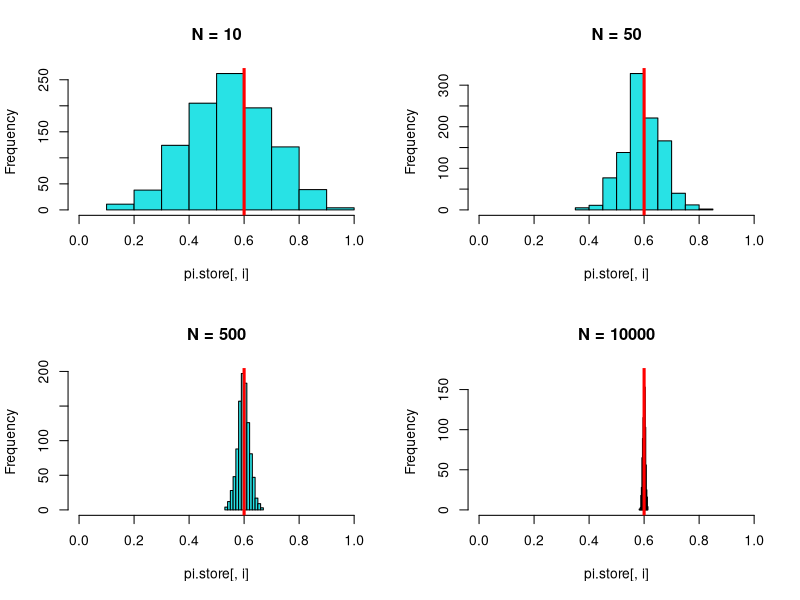

This figure's R source:
M <- 1000                  # number of Monte Carlo simulations
pi.store <- matrix(NA,M,4) # storage matrix for the MLEs
true.pi <- 0.6      # true value of pi that generates Y ~ Bernoulli(true.pi)


N.vec <- c(10, 50, 500, 10000)
# loop over sample size
for (j in 1:4){
  N <- N.vec[j]
  # The Monte Carlo simulations
  for (i in 1:M){
    y <- rbinom(N,1,true.pi) # take a sample from the distribution of Y
    pi.hat <- sum(y)/N       # calculate the MLE
    pi.store[i,j] <- pi.hat  # store the MLE from this Monte Carlo sample
  }
}


par(mfrow=c(2,2))
for (i in 1:4){
  main.string = paste("N =", N.vec[i])
  hist(pi.store[,i], col=5, xlim=c(0,1), main=main.string)
  abline(v=true.pi, col="red", lwd=3)
}
